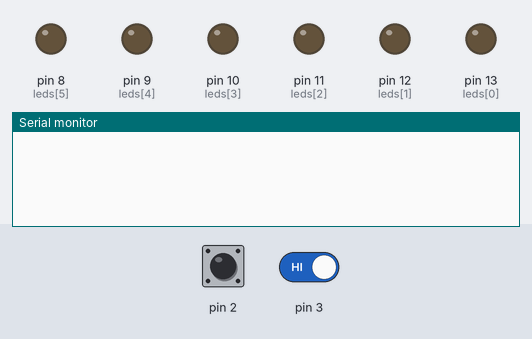
Simulated run of this sketch. Board: Arduino Uno, built with avr-gcc and run on an emulated ATmega328P. Parts: output pins drawn as LEDs (lit = HIGH), the last lines printed to the serial monitor. The inputs (shaded band) are chosen by the test bench; at power-on: pin 2 HIGH, pin 3 HIGH.

Above: at 1.2 s.
1.3 s: pin 2 driven LOW
At 2.0 s:
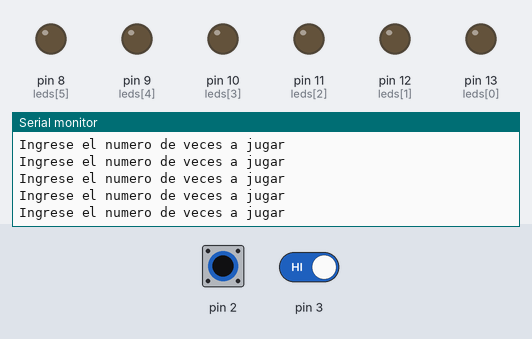
3.2 s: pin 2 driven HIGH and pin 3 driven LOW
At 3.9 s:
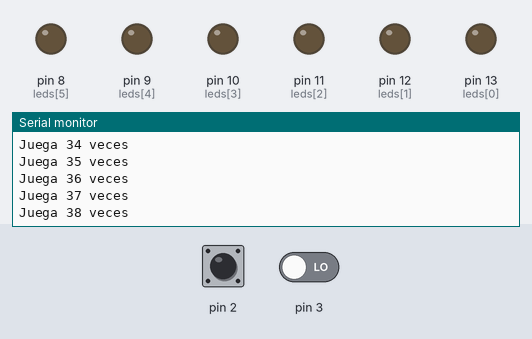
4.7 s: pin 2 driven LOW
At 5.2 s:
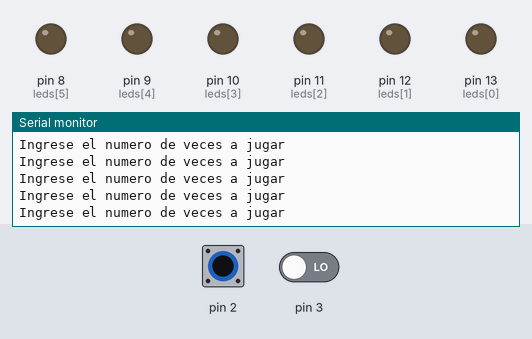
7.7 s: pin 2 pulsed HIGH 2 times (0.12 s each, 0.3 s apart)
Timing chart, 0 to 10.7 s (numbered marks = the images above; inputs shaded):
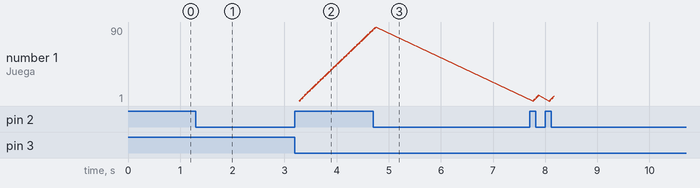

Measured:
- after the input at 1.3 s, the serial monitor: prints a new line at once (image 1)
- after the input at 3.2 s, the serial monitor: prints a new line after 0.08 s (image 2)
- plotted number 1: 90 → 7 after the input at 7.7 s

The sketch:

Ruiz_Galo_DEBER_4.2_SE.ino
```cpp
/*
 * DEBER 4.2
 * DESCRIPCION: Realizar la modificación correspondiente en el código 16 que se utilizó en clase, para que al iniciar el sistema solicite el número de veces a jugar
 * y se comience a ejecutar de forma normal desde el inicio.
 * Nombre:Galo Ruiz
 */


const int leds[6]={13,12,11,10,9,8};
int on=0;     //int0
int cont;     //int1
int i;        //variable de conteo
int j=0;      //variable de conteo

void setup() {
  for(i=0;i<6;i++){           //configuracion de los leds
    pinMode(leds[i],OUTPUT);
  }
  i=0;
  Serial.begin(9600);         //activacion de la comunicacion serial
  attachInterrupt(0,activacion,LOW); //interrupt 0 habilitada
  attachInterrupt(1,contador,LOW);
}

void loop() {
  if(on==2){
    for(;i<cont;i++){
      for(j=0;j<6;j++){
        digitalWrite(leds[j],HIGH);
        delay(200);
        digitalWrite(leds[j],LOW);
        delay(200);
      }
    }
  }
}

void activacion(){
  switch(on){
    case 0:
    Serial.println("Ingrese el numero de veces a jugar");

    on++;
    break;
    case 1:
    on++;
    break;
    case 2:
    on++;
    cont=0;
    on=0;
    i=0;


  }

}

void contador(){
  if(on==1){
    cont++;
    Serial.println(String("Juega ")+String(cont)+String(" veces"));

  }
}
```
